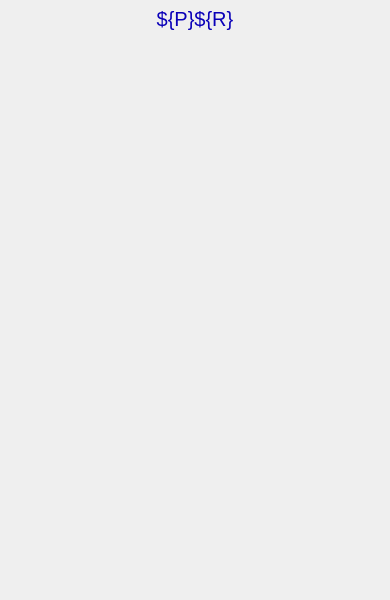
<?xml version="1.0" ?>
<ui version="4.0">
  <class>Dialog</class>
  <widget class="PyDMFrame" name="screen">
    <property name="geometry">
      <rect>
        <x>470</x>
        <y>197</y>
        <width>390</width>
        <height>600</height>
      </rect>
    </property>
    <property name="minimumSize">
      <size>
        <width>390</width>
        <height>600</height>
      </size>
    </property>
    <property name="styleSheet">
      <string notr="true">PyDMFrame#screen {
  color: rgb(0, 0, 0);
  background-color: rgb(187, 187, 187);
  }</string>
    </property>
    <property name="windowTitle">
      <string>NDScatter</string>
    </property>
    <layout class="QGridLayout" name="gridLayout" columnstretch="5,380,5" rowstretch="5,1,24,1,9,555,5">
      <property name="leftMargin">
        <number>0</number>
      </property>
      <property name="topMargin">
        <number>0</number>
      </property>
      <property name="rightMargin">
        <number>0</number>
      </property>
      <property name="bottomMargin">
        <number>0</number>
      </property>
      <property name="horizontalSpacing">
        <number>0</number>
      </property>
      <property name="verticalSpacing">
        <number>0</number>
      </property>
      <item row="1" column="0" rowspan="2" colspan="3">
        <widget class="PyDMDrawingRectangle" name="rectangle">
          <property name="geometry">
            <rect>
              <x>0</x>
              <y>5</y>
              <width>390</width>
              <height>25</height>
            </rect>
          </property>
          <property name="sizePolicy">
            <sizepolicy hsizetype="Ignored" vsizetype="Ignored">
              <horstretch>0</horstretch>
              <verstretch>0</verstretch>
            </sizepolicy>
          </property>
          <property name="brush" stdset="0">
            <brush brushstyle="SolidPattern">
              <color alpha="255">
                <red>218</red>
                <green>218</green>
                <blue>218</blue>
              </color>
            </brush>
          </property>
          <property name="penStyle" stdset="0">
            <enum>Qt::SolidLine</enum>
          </property>
          <property name="penColor" stdset="0">
            <color>
              <red>218</red>
              <green>218</green>
              <blue>218</blue>
            </color>
          </property>
          <property name="penWidth" stdset="0">
            <double>0</double>
          </property>
          <property name="penCapStyle" stdset="0">
            <enum>Qt::FlatCap</enum>
          </property>
          <property name="toolTip">
            <string>rectangle</string>
          </property>
        </widget>
      </item>
      <item row="2" column="0" rowspan="2" colspan="3">
        <widget class="QLabel" name="text">
          <property name="geometry">
            <rect>
              <x>0</x>
              <y>6</y>
              <width>390</width>
              <height>25</height>
            </rect>
          </property>
          <property name="sizePolicy">
            <sizepolicy hsizetype="Ignored" vsizetype="Ignored">
              <horstretch>0</horstretch>
              <verstretch>0</verstretch>
            </sizepolicy>
          </property>
          <property name="text">
            <string>${P}${R}</string>
          </property>
          <property name="font">
            <font>
              <pointsize>15</pointsize>
            </font>
          </property>
          <property name="brush" stdset="0">
            <brush brushstyle="SolidPattern">
              <color alpha="255">
                <red>10</red>
                <green>0</green>
                <blue>184</blue>
              </color>
            </brush>
          </property>
          <property name="toolTip">
            <string>text</string>
          </property>
          <property name="alignment">
            <set>Qt::AlignCenter</set>
          </property>
          <property name="styleSheet">
            <string notr="true">QLabel#text {
  color: rgb(10, 0, 184);
  }</string>
          </property>
        </widget>
      </item>
      <item row="5" column="1">
        <widget class="PyDMEmbeddedDisplay" name="composite">
          <property name="geometry">
            <rect>
              <x>5</x>
              <y>40</y>
              <width>380</width>
              <height>555</height>
            </rect>
          </property>
          <property name="sizePolicy">
            <sizepolicy hsizetype="Ignored" vsizetype="Ignored">
              <horstretch>0</horstretch>
              <verstretch>0</verstretch>
            </sizepolicy>
          </property>
          <property name="toolTip">
            <string>composite</string>
          </property>
          <property name="filename" stdset="0">
            <string>NDPluginBase.ui</string>
          </property>
        </widget>
      </item>
    </layout>
    <zorder>rectangle</zorder>
    <zorder>text</zorder>
    <zorder>composite</zorder>
  </widget>
  <customwidgets>
    <customwidget>
      <class>PyDMDrawingRectangle</class>
      <extends>QWidget</extends>
      <header>pydm.widgets.drawing</header>
    </customwidget>
    <customwidget>
      <class>PyDMLabel</class>
      <extends>QLabel</extends>
      <header>pydm.widgets.label</header>
    </customwidget>
    <customwidget>
      <class>PyDMEmbeddedDisplay</class>
      <extends>QFrame</extends>
      <header>pydm.widgets.embedded_display</header>
    </customwidget>
    <customwidget>
      <class>PyDMFrame</class>
      <extends>QFrame</extends>
      <header>pydm.widgets.frame</header>
    </customwidget>
  </customwidgets>
</ui>
